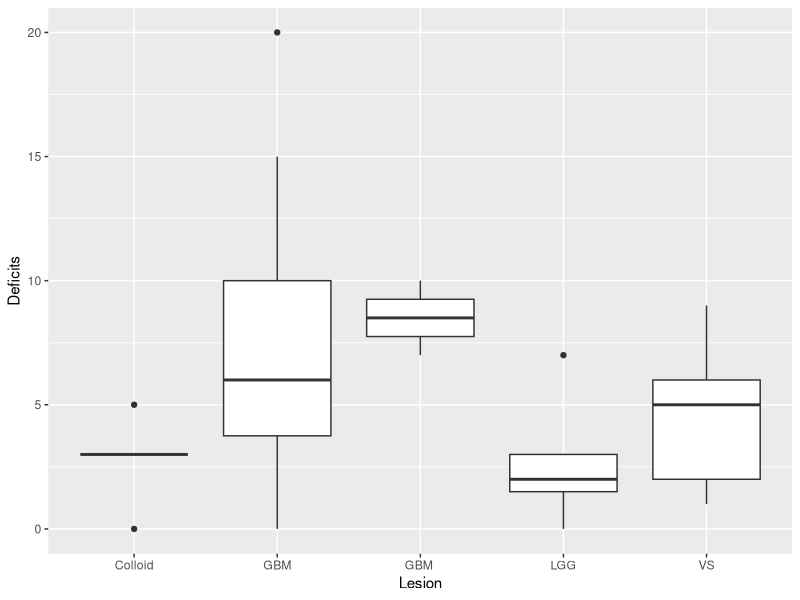

Reproduce this figure in R.
## ---- chunk 1

t1s <- read.csv("stackedT1s.csv")

summary(t1s)


## ---- chunk 2
#for image plotting
library(tidyverse)
t1s <- read.csv("stackedT1s.csv")
print(t1s)

f<-ggplot(t1s, aes(Lesion, Deficits))
boris<-f + geom_boxplot()
print(boris)
